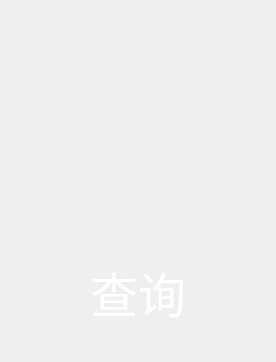
<?xml version="1.0" encoding="UTF-8"?>
<ui version="4.0">
 <class>ButtonType1</class>
 <widget class="QWidget" name="ButtonType1">
  <property name="geometry">
   <rect>
    <x>0</x>
    <y>0</y>
    <width>276</width>
    <height>362</height>
   </rect>
  </property>
  <property name="windowTitle">
   <string>Form</string>
  </property>
  <property name="autoFillBackground">
   <bool>false</bool>
  </property>
  <layout class="QHBoxLayout" name="horizontalLayout">
   <property name="spacing">
    <number>0</number>
   </property>
   <property name="leftMargin">
    <number>0</number>
   </property>
   <property name="topMargin">
    <number>0</number>
   </property>
   <property name="rightMargin">
    <number>0</number>
   </property>
   <property name="bottomMargin">
    <number>0</number>
   </property>
   <item>
    <layout class="QVBoxLayout" name="verticalLayout" stretch="3,1">
     <property name="spacing">
      <number>0</number>
     </property>
     <property name="topMargin">
      <number>15</number>
     </property>
     <property name="bottomMargin">
      <number>30</number>
     </property>
     <item>
      <widget class="QLabel" name="icon">
       <property name="minimumSize">
        <size>
         <width>0</width>
         <height>0</height>
        </size>
       </property>
       <property name="text">
        <string/>
       </property>
      </widget>
     </item>
     <item>
      <widget class="QLabel" name="text">
       <property name="minimumSize">
        <size>
         <width>0</width>
         <height>0</height>
        </size>
       </property>
       <property name="text">
        <string>&lt;html&gt;&lt;head/&gt;&lt;body&gt;&lt;p align=&quot;center&quot;&gt;&lt;span style=&quot; font-size:36pt; color:#ffffff;&quot;&gt;查询&lt;/span&gt;&lt;/p&gt;&lt;/body&gt;&lt;/html&gt;</string>
       </property>
       <property name="alignment">
        <set>Qt::AlignCenter</set>
       </property>
      </widget>
     </item>
    </layout>
   </item>
  </layout>
 </widget>
 <resources/>
 <connections/>
</ui>
